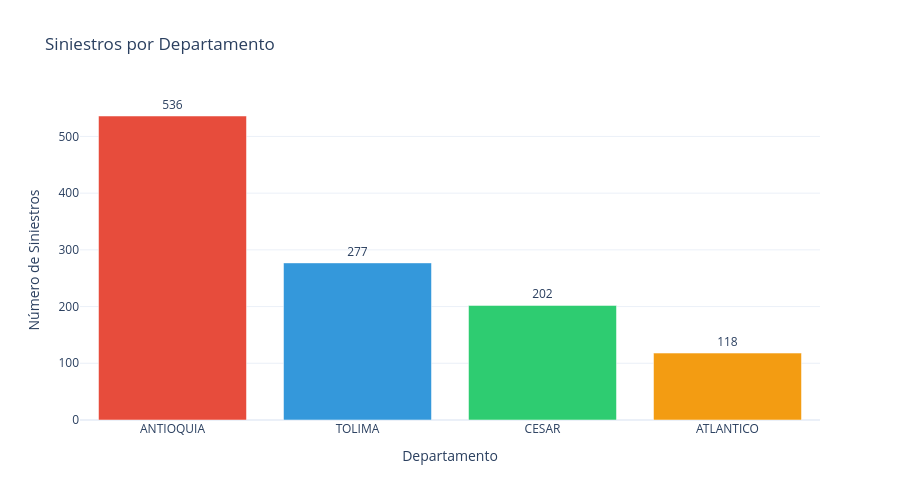

Here is the notebook cell this chart was saved with:
### Code cell
# Gráfico de barras: Siniestros por departamento
dept_counts = df['DEPARTAMENTO'].value_counts()

fig = go.Figure(data=[go.Bar(
    x=dept_counts.index,
    y=dept_counts.values,
    marker_color=['#e74c3c', '#3498db', '#2ecc71', '#f39c12'],
    text=dept_counts.values,
    textposition='outside'
)])

fig.update_layout(
    title='Siniestros por Departamento',
    xaxis_title='Departamento',
    yaxis_title='Número de Siniestros',
    template='plotly_white',
    height=500
)
fig.show()

### Figure 1 — Plotly figure (JSON) as saved in the notebook; plotly's stock layout.template omitted (floating-point values rounded to 4 significant figures)
{"data": [{"marker": {"color": ["#e74c3c", "#3498db", "#2ecc71", "#f39c12"]}, "text": [536.0, 277.0, 202.0, 118.0], "textposition": "outside", "type": "bar", "x": ["ANTIOQUIA", "TOLIMA", "CESAR", "ATLANTICO"], "y": [536, 277, 202, 118]}], "layout": {"height": 500, "title": {"text": "Siniestros por Departamento"}, "xaxis": {"title": {"text": "Departamento"}}, "yaxis": {"title": {"text": "Número de Siniestros"}}}}
